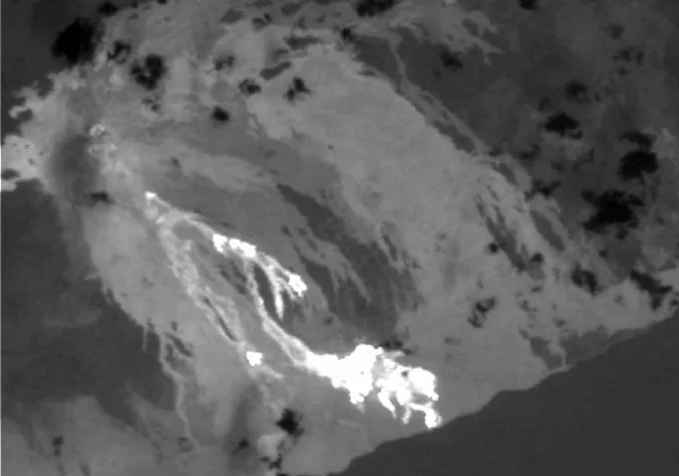
#> input picture test_imgs/rs/IR/1.png, 679 x 476 px, found by its file name; its folder holds 4 pictures in this run
$ python img_crop.py
#> lines starting #> are read from the running program, lines starting #| are printed output that depends on the picture; pictures that were not available may be replaced by others from this repository, and a replacement may not be noted
import random
import os
import os.path as osp
from PIL import Image
import numpy as np

root_dir = 'C:/Users/wyh/Desktop/FusionData/M3FD/M3FD_Fusion/'
save_path_inf = 'C:/Users/wyh/Desktop/FusionData/M3FD/M3FD_Fusion_Crop/ir/'
save_path_vis = 'C:/Users/wyh/Desktop/FusionData/M3FD/M3FD_Fusion_Crop/vi/'
dataset_inf = os.listdir(os.path.join(root_dir, 'ir'))
dataset_vis = os.listdir(os.path.join(root_dir, 'vi'))


for idx in dataset_inf:
    print(idx)
    orignal = Image.open(os.path.join(root_dir, 'ir', idx))
#> orignal is the input picture: PIL image 679x476 RGBA; mean R, G, B, A 92.5, 92.5, 92.5, 254.8
    orignal_size = orignal.size
#> orignal_size = (679, 476)
    gt = Image.open(os.path.join(root_dir, 'vi', idx)).resize((orignal_size))
    setp = 128
    x = 0
    y = 0
    w = 256
    h = 256

    while y * setp + h < orignal_size[1]:
        while x * setp + w < orignal_size[0]:
            orignal_region = orignal.crop((x * setp, y * setp, x * setp + w, y * setp + h))
            orignal_region.save(save_path_inf + idx.split('.')[0] + '_{loop}_{haha}.jpg'.format(loop=x * setp, haha=y * setp))
            gt_region = gt.crop((x * setp, y * setp, x * setp + w, y * setp + h))
            gt_region.save(save_path_vis + idx.split('.')[0] + '_{loop}_{haha}.jpg'.format(loop=x * setp, haha=y * setp))
            x = x + 1
        orignal_region = orignal.crop((orignal.size[0] - setp, y * setp, orignal.size[0] - setp + w, y * setp + h))
        orignal_region.save(save_path_inf + idx.split('.')[0] + '_{loop}_{haha}.jpg'.format(loop=orignal.size[0] - setp, haha=y * setp))
        gt_region = gt.crop((orignal.size[0] - setp, y * setp, orignal.size[0] - setp + w, y * setp + h))
        gt_region.save(save_path_vis + idx.split('.')[0] + '_{loop}_{haha}.jpg'.format(loop=orignal.size[0] - setp, haha=y * setp))
        x = 0
        y = y + 1
#> this loop made 2 passes
#> pass 1, `orignal_region.save(save_path_inf + idx.split('.')[0] + '_{loop}_{haha..`:
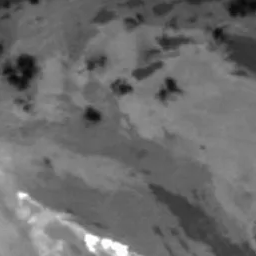
#> saved as 1_128_0.jpg: PIL image 256x256 RGBA; mean R, G, B, A 107.8, 107.8, 107.8, 255
#> pass 1, `orignal_region.save(save_path_inf + idx.split('.')[0] + '_{loop}_{haha..`:
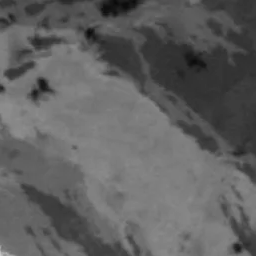
#> saved as 1_256_0.jpg: PIL image 256x256 RGBA; mean R, G, B, A 96.4, 96.4, 96.4, 255
#> pass 1, `orignal_region.save(save_path_inf + idx.split('.')[0] + '_{loop}_{haha..`:
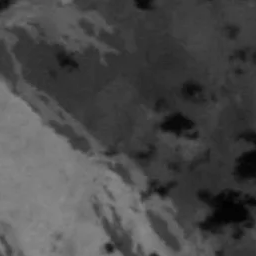
#> saved as 1_384_0.jpg: PIL image 256x256 RGBA; mean R, G, B, A 73, 73, 73, 255
#> after the loop:
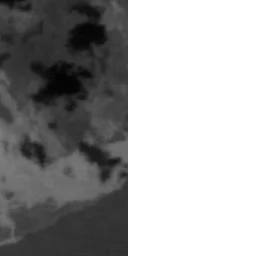
#> gt_region: PIL image 256x256 RGBA; mean R, G, B, A 31.9, 31.9, 31.9, 127.5; transparent parts drawn white
#> after the loop, y = 2
    while x * setp + w < orignal_size[0]:
        orignal_region = orignal.crop((x * setp, orignal.size[1] - setp, x * setp + w, orignal.size[1] - setp + h))
        orignal_region.save(save_path_inf + idx.split('.')[0] + '_{loop}_{haha}.jpg'.format(loop=x * setp, haha=orignal.size[1] - setp))
        gt_region = gt.crop((x * setp, orignal.size[1] - setp, x * setp + w, orignal.size[1] - setp + h))
        gt_region.save(save_path_vis + idx.split('.')[0] + '_{loop}_{haha}.jpg'.format(loop=x * setp, haha=orignal.size[1] - setp))
        x = x + 1
#> this loop made 4 passes
#> pass 1, `orignal_region = orignal.crop((x * setp, orignal.size[1] - setp, x * s..`:
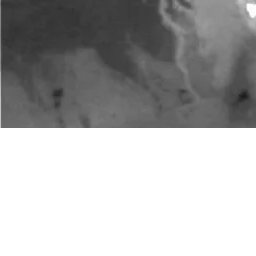
#> orignal_region: PIL image 256x256 RGBA; mean R, G, B, A 45.6, 45.6, 45.6, 127.2; transparent parts drawn white
#> after the loop:
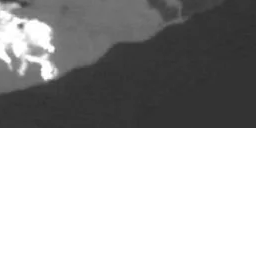
#> gt_region: PIL image 256x256 RGBA; mean R, G, B, A 41.1, 41.1, 41.1, 127.5; transparent parts drawn white
#> after the loop, x = 4
    orignal_region = orignal.crop(
        (orignal.size[0] - setp, orignal.size[1] - setp, orignal.size[0] - setp + w, orignal.size[1] - setp + h))
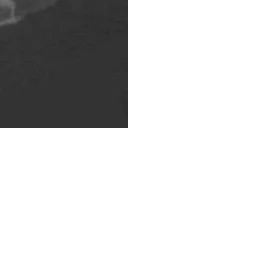
#> orignal_region: PIL image 256x256 RGBA; mean R, G, B, A 13.1, 13.1, 13.1, 63.8; transparent parts drawn white
    orignal_region.save(save_path_inf + idx.split('.')[0] + '_{loop}_{haha}.jpg'.format(loop=orignal.size[0] - setp, haha=orignal.size[1] - setp))
    gt_region = gt.crop(
        (orignal.size[0] - setp, orignal.size[1] - setp, orignal.size[0] - setp + w, orignal.size[1] - setp + h))
    gt_region.save(save_path_vis + idx.split('.')[0] + '_{loop}_{haha}.jpg'.format(loop=orignal.size[0] - setp, haha=orignal.size[1] - setp))
#> pass 2 of the loop `for idx in dataset_inf:`:
#| 2.png
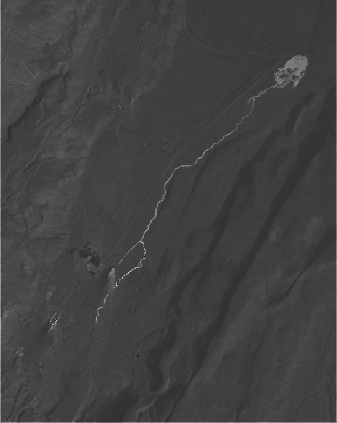
#> input picture test_imgs/rs/IR/2.png, 337 x 423 px, found by its file name
#> orignal is the input picture: PIL image 337x423 LA; mean R, G, B, A 64.9, 64.9, 64.9, 254.2
#> after the loop `while y * setp + h < orignal_size[1]:`: y = 2
#> the loop `while x * setp + w < orignal_size[0]:` made 1 pass
#> x on pass 1: 1
#> pass 1, `orignal_region = orignal.crop((x * setp, orignal.size[1] - setp, x * s..`:
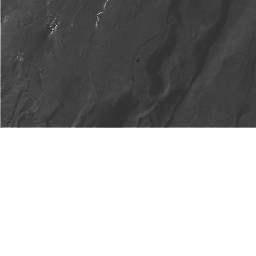
#> orignal_region: PIL image 256x256 LA; mean R, G, B, A 32.2, 32.2, 32.2, 126.9; transparent parts drawn white
#> after the loop `while x * setp + w < orignal_size[0]:`: x = 1
#> `orignal_region = orignal.crop( (orignal.size[0] - setp, orignal.size[1..`:
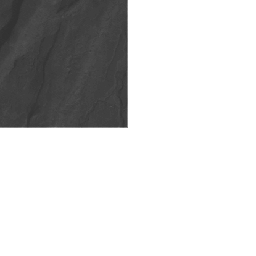
#> orignal_region: PIL image 256x256 LA; mean R, G, B, A 16.2, 16.2, 16.2, 63.4; transparent parts drawn white
#> pass 3 of the loop `for idx in dataset_inf:`:
#| 3.png
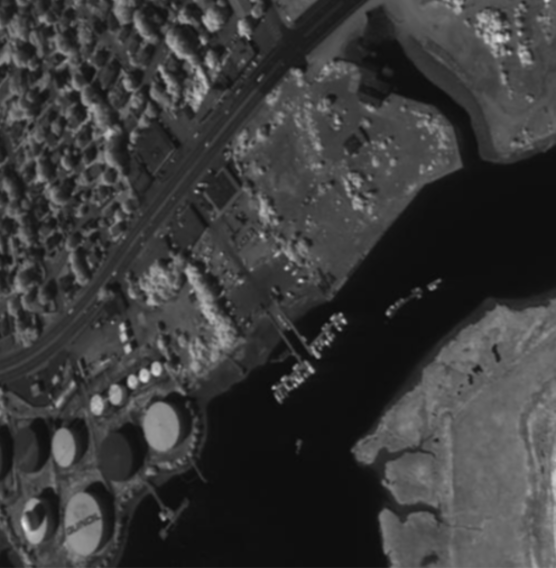
#> input picture test_imgs/rs/IR/3.png, 1111 x 1135 px, found by its file name (shown at 1/2 size)
#> orignal is the input picture: PIL image 1111x1135 RGBA; mean R, G, B, A 58.4, 58.4, 58.4, 255
#> after the loop `while y * setp + h < orignal_size[1]:`: y = 7
#> the loop `while x * setp + w < orignal_size[0]:` made 7 passes
#> after the loop `while x * setp + w < orignal_size[0]:`:
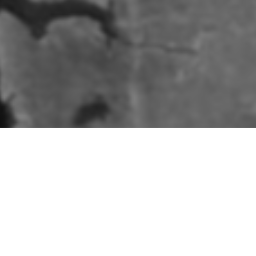
#> gt_region: PIL image 256x256 RGBA; mean R, G, B, A 45.3, 45.3, 45.3, 127.5; transparent parts drawn white
#> `orignal_region = orignal.crop( (orignal.size[0] - setp, orignal.size[1..`:
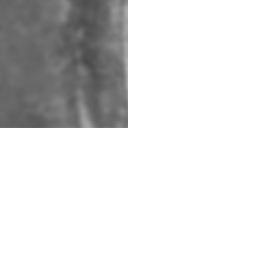
#> orignal_region: PIL image 256x256 RGBA; mean R, G, B, A 26.9, 26.9, 26.9, 63.8; transparent parts drawn white
#> the loop made 4 passes; the first 3 are shown
